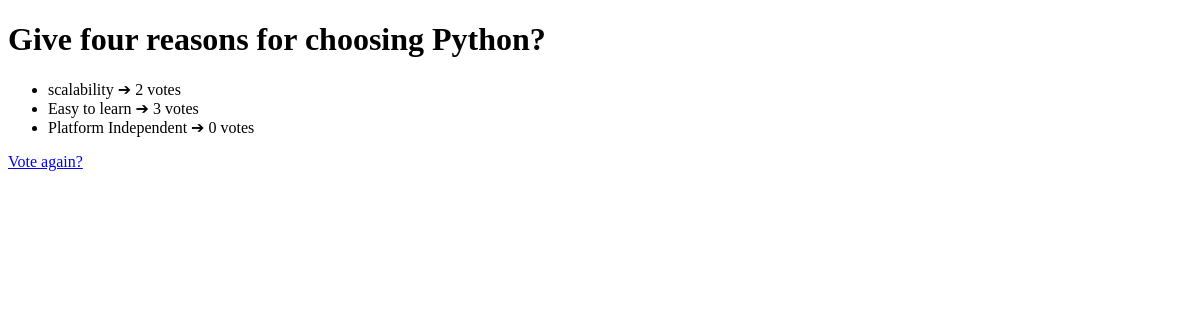
Before: /5/results with the older database file.
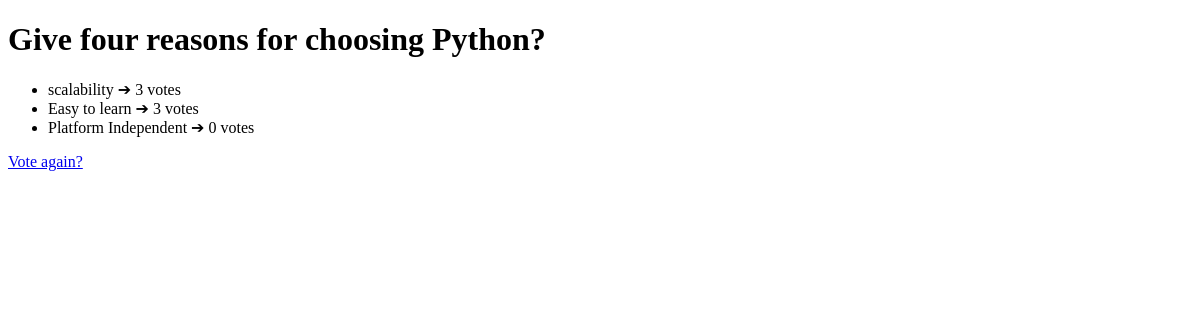
After: the same page with the newer database file.
### bookshop/models.py (models this page shows, shortened)
class Answers(models.Model):
    question= models.ForeignKey(Question, on_delete=models.CASCADE)
    answer_txt=models.CharField(max_length=150)
    votes= models.IntegerField(default=0)

### bookshop/views.py (the view)
# urls.py: path('<int:quiz_id>/results', views.results, name="results"),  # Results after voting
def results(request, quiz_id):
    question = get_object_or_404(Question, pk=quiz_id)
    return render(request, "bookshop/results.html", {"question": question})

### bookshop/templates/bookshop/results.html (shortened to what this page needs)
<!DOCTYPE html>
<html>
    <head>
        <link rel="stylesheet" href="">
    </head>
    <body>
        <h1>{{ question.question_txt }}</h1>
        <ul>
        {% for ans in question.answers_set.all %}
            <li>{{ ans.answer_txt }} 	&#10132; {{ ans.votes }} votes</li>
        {% endfor %}
        </ul>
        <a href="{% url 'bookshop:each_quiz' question.id %}">Vote again?</a>
    </body>
</html>

Changed rows visible on the page:
changed Answers "scalability": votes "2" → "3"
